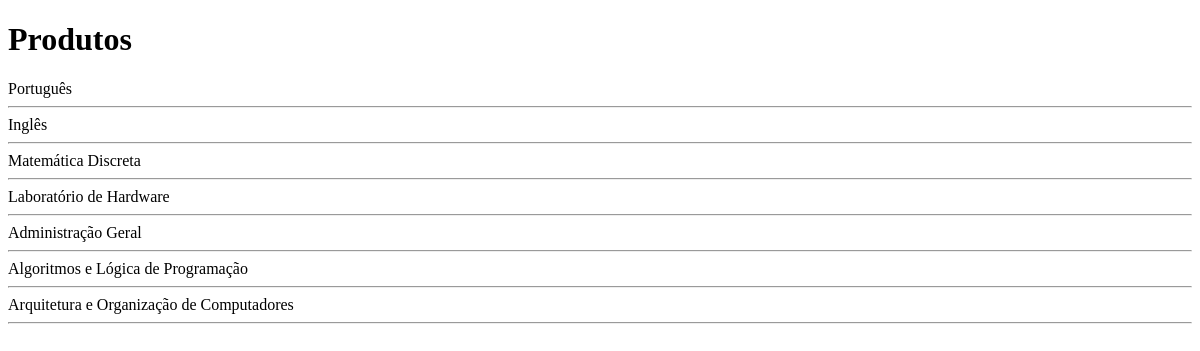
Before: /src/carousel/add-product/add-product/index.php with the older database file.
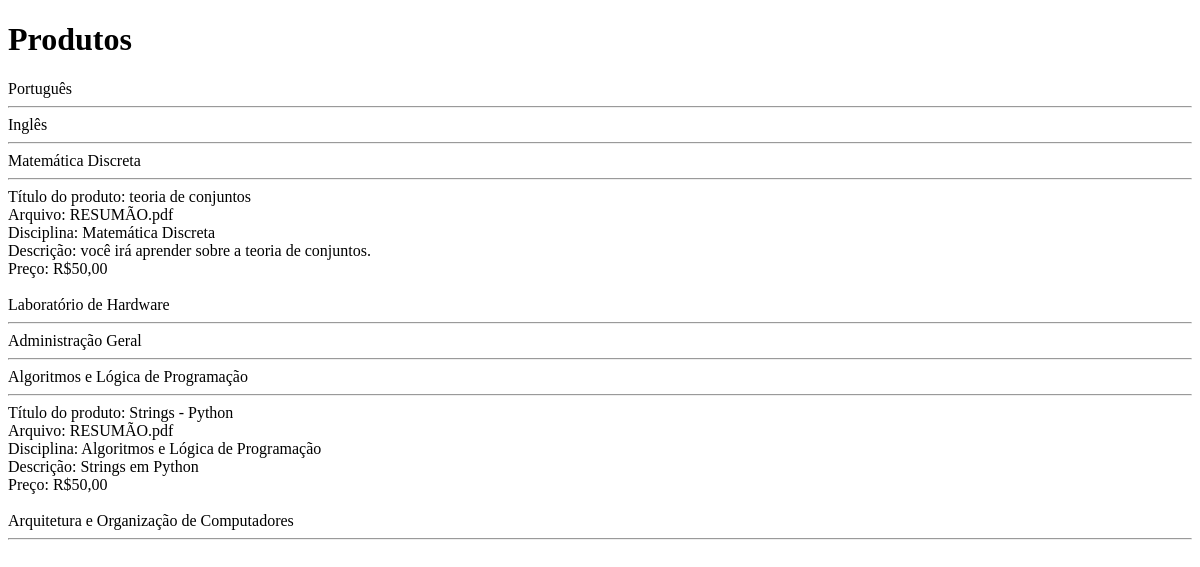
After: the same page with the newer database file.
### tables this page shows
CREATE TABLE `arquivos` (
  `id` int(11) NOT NULL,
  `nome_arquivo` varchar(100) NOT NULL,
  `disciplina` varchar(100) NOT NULL,
  `descricao` text NOT NULL,
  `extensao_arquivo` varchar(5) NOT NULL,
  `titulo_produto` varchar(250) NOT NULL,
  `preco` varchar(100) NOT NULL
);

### src/carousel/add-product/add-product/index.php (the view, shortened to what this page needs)
<?php
include_once("conexao.php");
?>
<!DOCTYPE html>
<html lang="pt-br">
	<head>
	</head>
		<h1>Produtos</h1>
		<?php
		echo "Português <br> <hr>";
		echo "Inglês <br> <hr>";
		echo "Matemática Discreta <br> <hr>";
		$result_usuarios = "SELECT * FROM arquivos WHERE disciplina = 'Matemática Discreta'";
		$resultado_usuarios = mysqli_query($conexao, $result_usuarios);
		while($row_usuario = mysqli_fetch_assoc($resultado_usuarios)){
			echo "Título do produto: " . $row_usuario['titulo_produto'] . "<br>";
			echo "Arquivo: " . $row_usuario['nome_arquivo'] . "<br>";
			echo "Disciplina: " . $row_usuario['disciplina'] . "<br>";
			echo "Descrição: " . $row_usuario['descricao'] . "<br>";
			echo "Preço: " . $row_usuario['preco'] . "<br> <br>";
		}
		echo "Laboratório de Hardware <br> <hr>";
		echo "Administração Geral <br> <hr>";
		echo "Algoritmos e Lógica de Programação <br> <hr>";
		$result_usuarios = "SELECT * FROM arquivos WHERE disciplina = 'Algoritmos e Lógica de Programação'";
		$resultado_usuarios = mysqli_query($conexao, $result_usuarios);
		while($row_usuario = mysqli_fetch_assoc($resultado_usuarios)){
			echo "Título do produto: " . $row_usuario['titulo_produto'] . "<br>";
			echo "Arquivo: " . $row_usuario['nome_arquivo'] . "<br>";
			echo "Disciplina: " . $row_usuario['disciplina'] . "<br>";
			echo "Descrição: " . $row_usuario['descricao'] . "<br>";
			echo "Preço: " . $row_usuario['preco'] . "<br> <br>";
		}
		echo "Arquitetura e Organização de Computadores <br> <hr>";
		?>
	</body>
</html>

Changed rows visible on the page:
added arquivos: titulo_produto "teoria de conjuntos", nome_arquivo "RESUMÃO.pdf", disciplina "Matemática Discreta", descricao "você irá aprender sobre a teoria de conjuntos.", preco "R$50,00", shown under "Produtos"
added arquivos: titulo_produto "Strings - Python", nome_arquivo "RESUMÃO.pdf", disciplina "Algoritmos e Lógica de Programação", descricao "Strings em Python", preco "R$50,00"
